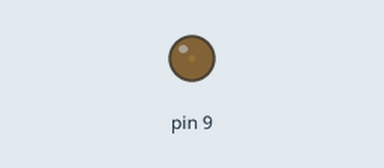
Recording of a sketch running on a simulated Arduino Uno, built with avr-gcc and run on an emulated ATmega328P. Parts: output pins drawn as LEDs (lit = HIGH). What the sketch prints to the serial monitor is not drawn.

Above: at 1.05 s.
At 2.55 s:
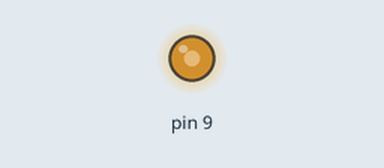
At 3.3 s:
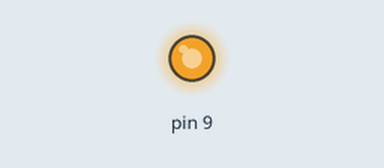
At 5.55 s:
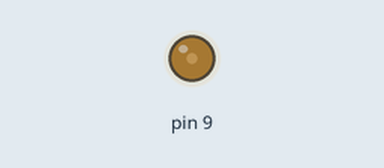
Timing chart, 0 to 7.8 s (numbered marks = the images above):
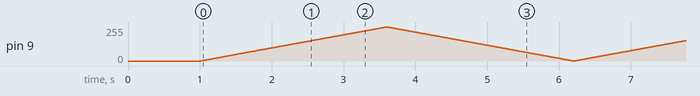

The sketch:

analogWrite2.ino
```cpp
int i;

void setup() {
  pinMode(9,OUTPUT);
  Serial.begin(9600);
  Serial.println("build 28-03-18");
  Serial.println("Fade program commenced.\n");
  delay(1000);
}

void loop() {
  for (i=0;i<=255;i++) {
    analogWrite(9,i);
    Serial.println(i);
    delay(10);
  }
  for (i=255;i>=0;i--) {
    analogWrite(9,i);
    Serial.println(i);
    delay(10);
  }
}
```
